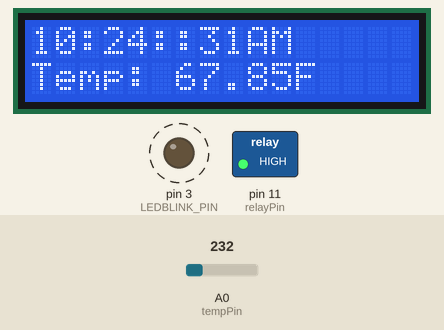
This sketch was run on a simulated Arduino Uno, built with avr-gcc and run on an emulated ATmega328P. On the bench: 16×2 character LCD, switched loads named in the sketch (green lamp = pin HIGH), output pins drawn as LEDs (lit = HIGH). Wiring (inferred from the names in the program): DS3231 clock at I2C address 0x68. Dashed ring = blinking. The inputs (shaded band) are chosen by the test bench; at power-on: A0 (tempPin) = 232. The local clock reads 2024-03-15 10:24:30 at power-on unless the sketch sets it; what the sketch prints to the serial monitor is not drawn.

Above: at 1.6 s.
1.7 s: A0 (tempPin) set to 250
At 2.5 s:
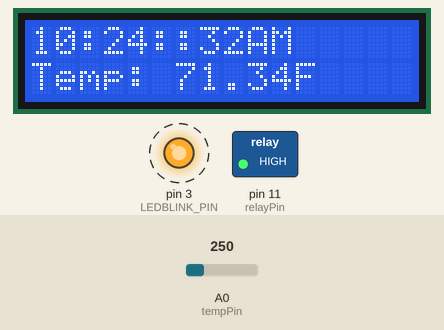
5.9 s: A0 (tempPin) set to 266
At 6.8 s:
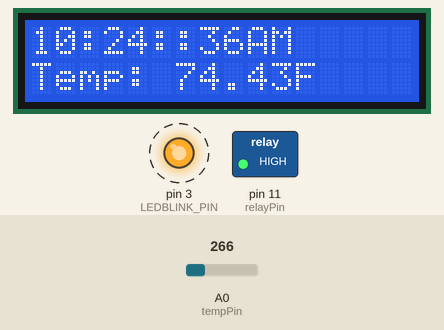
8.5 s: A0 (tempPin) set to 290
At 10.8 s:
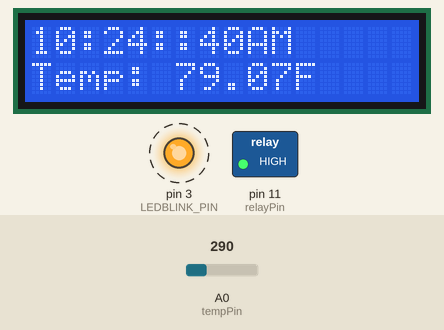
Timing chart, 0 to 16.5 s (numbered marks = the images above; inputs shaded):
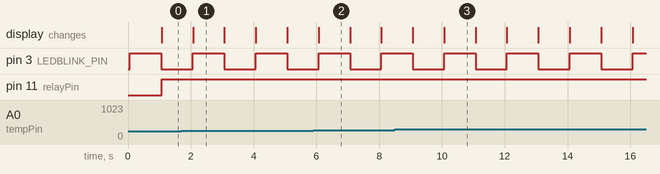

The sketch:

Heat_lamp_1.0.1.ino
```cpp
/***************************************************************************************************
* Programmer: Ryan Lucius                                                                          *
* Email: Ral264@msstate.edu                                                                        *
*                                                                                                  *
* Date created: 4-13-15                                                                            *
* Last modified: 4-20-15                                                                           *
*                                                                                                  *
* Program description: This program is written to control a relay that                             *
* turns off and on a heat lamp for a pet snake in order to regulate temperatures                   *
* based off of time and current temperature, with current temperature overriding                   *
* the amount of time that it has been on. A later version of this code also includes               *
* humidity control, however this code was not added here and is now lost.                          *
*                                                                                                  *
*                                                                                                  *
* "Timer.h" can be downloaded from:                                                                *
* https://github.com/JChristensen/Timer                                                            *
*                                                                                                  *
****************************************************************************************************/

#include "Timer.h"
#include <LiquidCrystal.h>
#include <Wire.h>
/*
relayPin: Assigned to digital pin 11 - controls the relay
to turn power off and on from the lamp
tempPin: Assigned to analog pin 0 - reads the current temperature
update_time: Assigned to 2500ms - is used to control how often the
ISR timer causes an interrupt to update the state
LEDBLINK_PIN: Assigned to digital pin 3 - is used as the 'heartbeat' pin
to run while the program is running
LEDBLINK_MS: assigned to 1000ms - defines how often the LED blinks on and off
*/

#define relayPin 11
#define tempPin A0
#define update_time 1000
#define LEDBLINK_PIN 3
#define LEDBLINK_MS 1000

/*
LCD setup:

LCD RS pin set to 10
LCD Enable set to 9
LCD D4 set tp pin 7
LCD D5 set to pin 6
LCD D6 set to pin 5
LCD D7 set to pin 4
LCD A set to 5V -  used for backlight
LCD K set to GND - used for backlight
*/


// LCD is configured for 4-bit mode rather than 8-bit
// The 4 pins on the LCD used are D4, D5, D6, D7
//                RS  E  D4  D5  D6  D7
LiquidCrystal lcd(10, 9, 7,  6,  5,  4); // initialize the lcd display

Timer t; // create a timer object t
float TEMP_C; // store global variable to keep up with current temperature
float READING; // create global variable to read output from pin
byte SECONDS, MINUTES, HOURS; // used to store the current time
const int DS3231 = 0x68; // the address 0x68 is used for communicating with the clock

// create type state_t to store the possible states
typedef enum {
  LAMP_ON,
  LAMP_OFF,
} state_t;

void setup() {
  lcd.begin(16, 2); // set up the lcd to have 16 colums and 2 rows
  analogReference(INTERNAL); // set analog reference to internal for better accuracy
  pinMode(relayPin, OUTPUT); // set up relayPin for output
  pinMode(tempPin, INPUT); // set up temperature pin for input

  //      time in ms    function to call
  t.every(update_time, update_state); // initialize the timer call update_state() every update_time ms
  Serial.begin(4800); // set the serial port with baud rate 4800
  pinMode(LEDBLINK_PIN, OUTPUT); // set up heartbeat pin
  Wire.begin(); // set up communication between the arduino and the clock
}

void update_state(void){
  readTime();
  char AMPM[2];
  // create e_state as a type state_t to store current state of the machine
  static state_t e_state = LAMP_ON; // turn the lamp on on power up

  READING = analogRead(tempPin); // read the current value on the temperature pin
  TEMP_C = (READING / 9.31) - 5; // calculate the temperature in celcius

  switch (e_state){

    case LAMP_ON:
      lcd.clear(); // clear the display
      digitalWrite(relayPin, HIGH); // turn on the lamp
      Serial.println("ON"); // print "ON" to serial port

      Serial.print(TEMP_C); Serial.print(" degrees C, "); // print the temperature in C to serial port
      Serial.print(((9.0/5.0) * TEMP_C) + 32); Serial.println(" degrees F");  // print the temperature in F to serial port

      lcd.setCursor(0, 0); // set the lcd to print on line 1

      // print the time to the LCD display
      if (HOURS >= 12){
        if (HOURS > 12){
          lcd.print(HOURS - 12);
        }
        if (HOURS == 12){
          lcd.print(HOURS);
        }
        AMPM[0] = 'P';
        AMPM[1] = 'M';
        lcd.print(":");
      }
      else{
        lcd.print(HOURS);
        lcd.print(":");
        AMPM[0] = 'A';
        AMPM[1] = 'M';
      }
      if (MINUTES < 10){
        lcd.print("0"); // 0 is not automatically added if number is 0 to 9 minutes
      }
      lcd.print(MINUTES);
      lcd.print("::");
      if (SECONDS < 10){
        lcd.print("0"); // 0 is not automatically added if number is 0 to 9 minutes
      }
      lcd.print(SECONDS);
      lcd.print(AMPM[0]);
      lcd.print(AMPM[1]);
      lcd.setCursor(0, 1); // set the lcd to print on line 2
      // print the temperature on the lcd in F
      lcd.print("Temp: ");
      lcd.print(((9.0/5.0) * TEMP_C) + 32);
      lcd.print("F");

      // check if the temperature is over 33C
      if (TEMP_C > 33){
        e_state = LAMP_OFF; // change the state to LAMP_OFF
      }

      // turn the lamp off between 8pm and 7:59am
      else if ((HOURS >= 20 || HOURS < 8) && TEMP_C > 22){
        e_state = LAMP_OFF; // change the state to LAMP_OFF
      }
      break;

    case LAMP_OFF:
      digitalWrite(relayPin, LOW); // turn the lamp off
      Serial.println("OFF"); // print that the lamp is off to the serial port

      lcd.setCursor(0, 0); // set the lcd to print on line 1

      // print the time to the LCD display
      if (HOURS >= 12){
        if (HOURS > 12){
          lcd.print(HOURS - 12);
        }
        if (HOURS == 12){
          lcd.print(HOURS);
        }
        lcd.print(":");
        AMPM[0] = 'P';
        AMPM[1] = 'M';
      }
      else{
        lcd.print(HOURS);
        lcd.print(":");
        AMPM[0] = 'A';
        AMPM[1] = 'M';
      }
      if (MINUTES < 10){
        lcd.print("0"); // 0 is not automatically added before the number if time is 0-9 minutes
      }
      lcd.print(MINUTES);
      lcd.print("::");
      if (SECONDS < 10){
       lcd.print("0"); // 0 is not automatically added before the number if time is 0-9 minutes
      }
      lcd.print(SECONDS);
      lcd.print(AMPM[0]);
      lcd.print(AMPM[1]);

      lcd.setCursor(0, 1); // set the lcd to print on line 2

      // print the temperature on the lcd in F
      lcd.print("Temp: ");
      lcd.print(((9.0/5.0) * TEMP_C) + 32);
      lcd.print("F");

      Serial.print(TEMP_C); Serial.print(" degrees C, "); // print the temperature in C to serial port
      Serial.print(((9.0/5.0) * TEMP_C) + 32); Serial.println(" degrees F"); // print the temperature in F to serial port

      // check to see if the temperature has dropped below 22C
      if (TEMP_C < 22){
        e_state = LAMP_ON; // change the state to LAMP_ON
      }

      // turn the lamp on if it is between 8am and 8pm
      else if ((HOURS >= 8 && HOURS < 20) && (TEMP_C < 31)){
        e_state = LAMP_ON; // change the state to LAMP_ON
      }
      break;

  }
}

/*
doHeartBeat() was used from arduino's ledBlink() code sample to heartbeat throughout
the program. Renamed doHeartBeat() to better follow class protocol. Source:
http://playground.arduino.cc/Main/LEDHeartbeat
*/

void doHeartBeat(){
  static unsigned int ledStatus = LOW; // set the LED initially off
  static unsigned long ledBlinkTime = 0; // start the blink time at 0

  if ((long)(millis()-ledBlinkTime) >= 0){
    ledStatus = (ledStatus==HIGH ? LOW : HIGH); // choose to turn LED off or on
    digitalWrite(LEDBLINK_PIN, ledStatus); // set the pin to off or on depending on current state of LED
    ledBlinkTime = millis() + LEDBLINK_MS; // set next time to go off
  }
}

byte decToBcd(byte val) {
  return ((val/10*16) + (val%10));
}
byte bcdToDec(byte val) {
  return ((val/16*10) + (val%16));
}

/*
The real time clock module is connected to analog pins 4 and 5. Communication
is transferred using I2C protocol using the Wire.h library.
*/

void readTime() {
  Wire.beginTransmission(DS3231); // begin transmission with clock module
  Wire.write(byte(0));
  Wire.endTransmission();
  Wire.beginTransmission(DS3231); // begin transmission with clock
  Wire.requestFrom(DS3231, 7); // begin reading from clock
  SECONDS = bcdToDec(Wire.read()); // store seconds
  MINUTES = bcdToDec(Wire.read()); // store minutes
  HOURS = bcdToDec(Wire.read()); //   store hour

  // print time to serial monitor for testing
  if (HOURS > 12){
    Serial.print(HOURS - 12);
  }
  else{
    Serial.print(HOURS);
  }
  Serial.print(":");
  if (MINUTES < 10){
    Serial.print("0"); // Serial monitor does not automatically put the '0' in front of the minute if time is below 10 minutes
  }
  Serial.print(MINUTES); Serial.print(":");
  Serial.println(SECONDS);
  Wire.endTransmission(); // end transmission with the clock
}

void loop() {
  /* The timer library requires that the timer be updated constantly
  in the while loop. this allows for the timer to keep up with when to interrupt.
  This timer is used rather than the built in ISR timer, because it simplifies using
  the timer and allows for calling a function, rather than just a single pin */

  t.update(); // update the timer
  doHeartBeat(); // blink for the entire time the program is running
}
```

Measured:
- by itself, pin 3 (LEDBLINK_PIN): alternates HIGH for 1.0 s and LOW for 1.0 s
- what the display in image 1 shows lasts 1.0 s, from 2.1 s to 3.1 s
